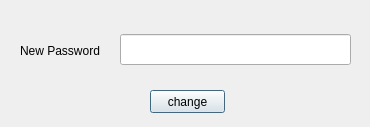
<?xml version="1.0" encoding="UTF-8"?>
<ui version="4.0">
 <class>changePasswordForm</class>
 <widget class="QDialog" name="changePasswordForm">
  <property name="geometry">
   <rect>
    <x>0</x>
    <y>0</y>
    <width>370</width>
    <height>127</height>
   </rect>
  </property>
  <property name="windowTitle">
   <string>Set new password</string>
  </property>
  <widget class="QLineEdit" name="passwordTxt">
   <property name="geometry">
    <rect>
     <x>120</x>
     <y>34</y>
     <width>231</width>
     <height>31</height>
    </rect>
   </property>
  </widget>
  <widget class="QLabel" name="label_2">
   <property name="geometry">
    <rect>
     <x>20</x>
     <y>40</y>
     <width>101</width>
     <height>21</height>
    </rect>
   </property>
   <property name="text">
    <string>New Password</string>
   </property>
  </widget>
  <widget class="QPushButton" name="changeBtn">
   <property name="geometry">
    <rect>
     <x>150</x>
     <y>90</y>
     <width>75</width>
     <height>23</height>
    </rect>
   </property>
   <property name="text">
    <string>change</string>
   </property>
  </widget>
 </widget>
 <resources/>
 <connections/>
</ui>
